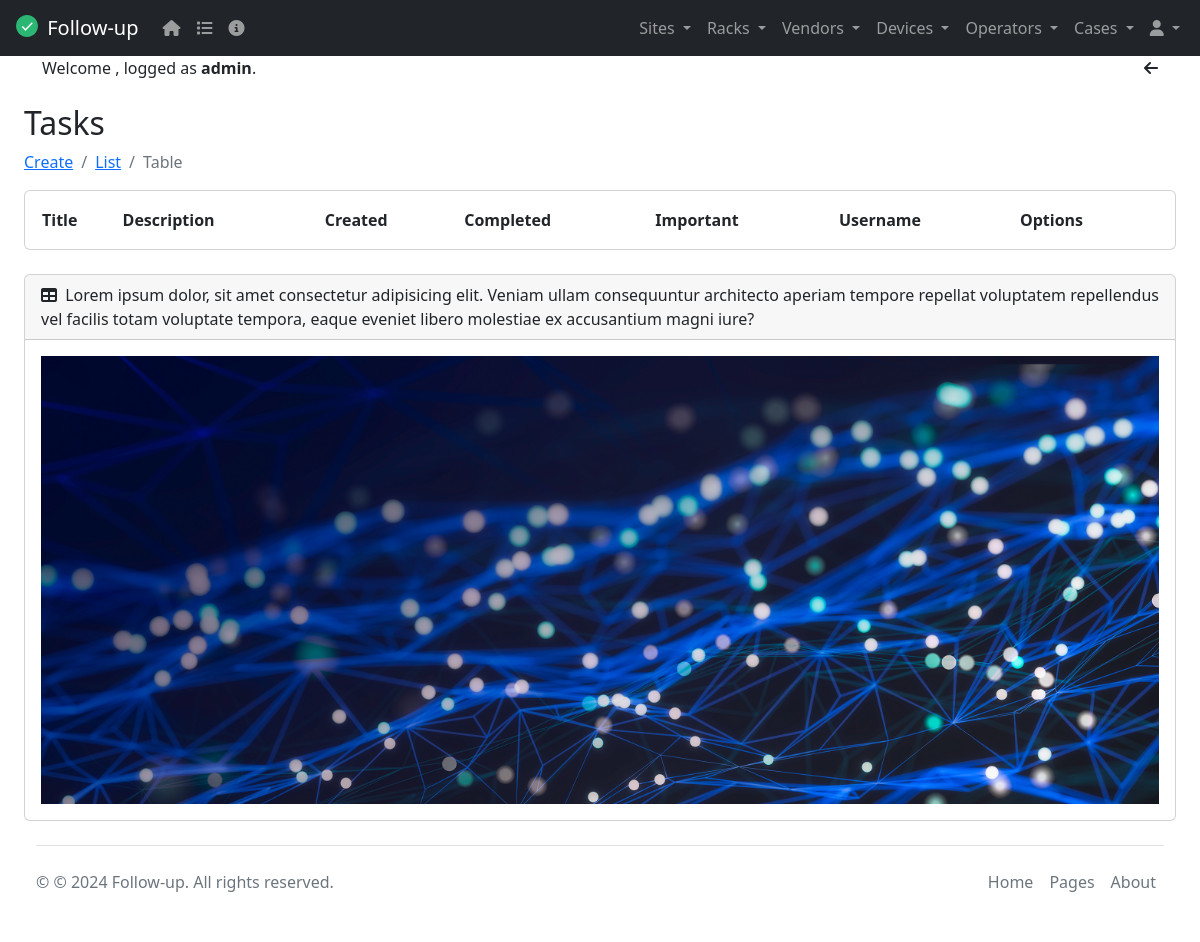
The app's page /task_table/ (signed in), older data.
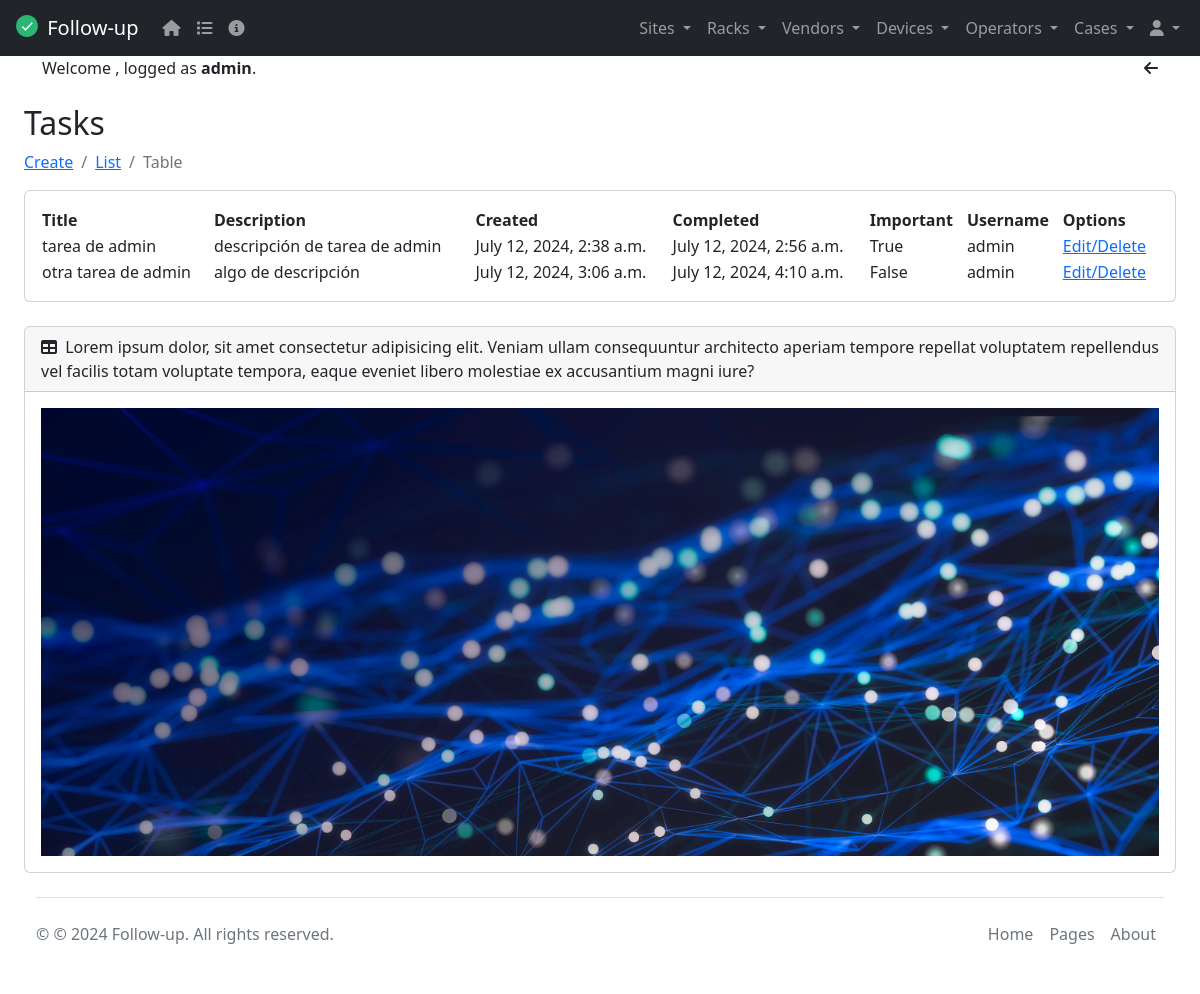
The same page, newer data.
### tasks/models.py (models this page shows, shortened)
class Task(models.Model):
  title = models.CharField(max_length=50)
  description = models.CharField(max_length=100)
  created = models.DateTimeField(auto_now_add=True)
  completed = models.DateTimeField(null=True, blank=True)
  important = models.BooleanField(default=False)
  user = models.ForeignKey(User, on_delete=models.CASCADE)

### tasks/views.py (the view)
# urls.py: path('task_table/', views.task_table, name='task_table'),
@login_required
def task_table(request):
    tasks = Task.objects.filter(user=request.user)
    return render(request, 'task_table.html', {'tasks': tasks})

### tasks/templates/task_table.html
{% extends 'base.html' %}
{% block content %}
<h2 class="mt-4">Tasks</h2>
<nav aria-label="breadcrumb">
  <ol class="breadcrumb">
    <li class="breadcrumb-item"><a href="/task_create">Create</a></li>
    <li class="breadcrumb-item"><a href="/tasks">List</a></li>
    <li class="breadcrumb-item active" aria-current="page">Table</li>
  </ol>
</nav>
<div class="card mb-4">
  <div class="card-body">
    <table id="example" class="display" style="width:100%">
        <thead>
            <tr>
                <th>Title</th>
                <th>Description</th>
                <th>Created</th>
                <th>Completed</th>
                <th>Important</th>
                <th>Username</th>
                <th>Options</th>
            </tr>
        </thead>
        <tbody>
            {% for task in tasks %}
            <tr>
                <td>{{ task.title }}</td>
                <td>{{ task.description }}</td>
                <td>{{ task.created }}</td>
                <td>{{ task.completed }}</td>
                <td>{{ task.important }}</td>
                <td>{{ task.user.username }}</td>
                <td><a href="{% url 'task_detail' task.id %}">Edit/Delete</a></td>
            </tr>
            {% endfor %}
        </tbody>
    </table>
  </div>
</div>
{% endblock %}

### tasks/templates/base.html (shortened to what this page needs)
<!DOCTYPE html>
<html lang="en" data-bs-theme="dark">
  <head>
    <link rel="stylesheet" href="https://cdn.jsdelivr.net/npm/bootstrap@5.2.0/dist/css/bootstrap.min.css">
    <link href="https://cdn.datatables.net/v/dt/jq-3.7.0/jszip-3.10.1/dt-2.0.8/af-2.7.0/b-3.0.2/b-colvis-3.0.2/b-html5-3.0.2/b-print-3.0.2/cr-2.0.3/date-1.5.2/fc-5.0.1/fh-4.0.1/kt-2.12.1/r-3.0.2/rg-1.5.0/rr-1.5.0/sc-2.4.3/sb-1.7.1/sp-2.3.1/sl-2.0.3/sr-1.4.1/datatables.min.css" rel="stylesheet">
    <link rel="stylesheet" href="https://cdnjs.cloudflare.com/ajax/libs/font-awesome/6.5.2/css/all.min.css">
  </head>
  <body>
  {% include 'navbar.html' %}
    <div id="layoutSidenav_content">
      <main>
        <div class="container-fluid px-4">
          {% if user.is_authenticated %}
          <div class="container text-center">
            <div class="row">
              <div class="col">
                <div class="text-start">
                  Welcome <strong>{{request.user.first_name}} {{request.user.last_name}}</strong>,
                  logged as <strong>{{request.user.username}}</strong>.
                </div>
              </div>
              <div class="col col-lg-2">
                <div class="text-end">
                  <i class="fa fa-arrow-left" aria-hidden="true" onclick="window.history.back()"></i>
                </div>
              </div>
            </div>
          </div>
          {% endif %}
          {% block content %}
          {% endblock %}
          {% include 'footer.html' %}
        </div>
      </main>
    </div>
  </body>
</html>

### tasks/templates/navbar.html (shortened to what this page needs)
<nav class="navbar sticky-top navbar-expand-lg navbar-dark bg-dark">
  <div class="container-fluid">
    <a class="navbar-brand" href="/">
      <img src="/media/static/1930264_check_complete_done_green_success_icon.svg" alt="" width="30" height="24" class="d-inline-block align-text-top">
      Follow-up
    </a>
    <ul class="navbar-nav ms-auto">
      <li class="nav-item">
        <a href="/" class="nav-link"><i class="fa-solid fa-house"></i></a>
      </li>
      <li class="nav-item">
        <a href="/pages" class="nav-link"><i class="fa-solid fa-list"></i></a>
      </li>
      <li class="nav-item">
        <a href="/about" class="nav-link"><i class="fa-solid fa-circle-info"></i></a>
      </li>
    </ul>
    <div class="collapse navbar-collapse" id="navbarNavDarkDropdown">
      <ul class="navbar-nav ms-auto">
        {% if user.is_authenticated %}
        <div class="collapse navbar-collapse" id="navbarNavDarkDropdown">
          <ul class="navbar-nav">
            <li class="nav-item dropdown">
              <a class="nav-link dropdown-toggle" href="#" id="navbarDarkDropdownMenuLink" role="button" data-bs-toggle="dropdown" aria-expanded="false">
                Sites
              </a>
            </li>
          </ul>
        </div>
        <div class="collapse navbar-collapse" id="navbarNavDarkDropdown">
          <ul class="navbar-nav">
            <li class="nav-item dropdown">
              <a class="nav-link dropdown-toggle" href="#" id="navbarDarkDropdownMenuLink" role="button" data-bs-toggle="dropdown" aria-expanded="false">
                Racks
              </a>
            </li>
          </ul>
        </div>
        <div class="collapse navbar-collapse" id="navbarNavDarkDropdown">
          <ul class="navbar-nav">
            <li class="nav-item dropdown">
              <a class="nav-link dropdown-toggle" href="#" id="navbarDarkDropdownMenuLink" role="button" data-bs-toggle="dropdown" aria-expanded="false">
                Vendors
              </a>
            </li>
          </ul>
        </div>
        <div class="collapse navbar-collapse" id="navbarNavDarkDropdown">
          <ul class="navbar-nav">
            <li class="nav-item dropdown">
              <a class="nav-link dropdown-toggle" href="#" id="navbarDarkDropdownMenuLink" role="button" data-bs-toggle="dropdown" aria-expanded="false">
                Devices
              </a>
            </li>
          </ul>
        </div>
        <div class="collapse navbar-collapse" id="navbarNavDarkDropdown">
          <ul class="navbar-nav">
            <li class="nav-item dropdown">
              <a class="nav-link dropdown-toggle" href="#" id="navbarDarkDropdownMenuLink" role="button" data-bs-toggle="dropdown" aria-expanded="false">
                Operators
              </a>
            </li>
          </ul>
        </div>
        <div class="collapse navbar-collapse" id="navbarNavDarkDropdown">
          <ul class="navbar-nav">
            <li class="nav-item dropdown">
              <a class="nav-link dropdown-toggle" href="#" id="navbarDarkDropdownMenuLink" role="button" data-bs-toggle="dropdown" aria-expanded="false">
                Cases
              </a>
            </li>
          </ul>
        </div>
        <div class="collapse navbar-collapse" id="navbarNavDarkDropdown">
          <ul class="navbar-nav">
            <li class="nav-item dropdown">
              <a class="nav-link dropdown-toggle" href="#" id="navbarDarkDropdownMenuLink" role="button" data-bs-toggle="dropdown" aria-expanded="false">
                <i class="fa-solid fa-user"></i>
              </a>
                </li>
              </ul>
          </ul>
        </div>
        {% endif %}
    </div>
</nav>

### tasks/templates/footer.html
<div class="card mb-4">
  <div class="card-header">
    <i class="fas fa-table me-1"></i>
      Lorem ipsum dolor, sit amet consectetur adipisicing elit. Veniam ullam consequuntur architecto aperiam tempore repellat voluptatem repellendus vel facilis totam voluptate tempora, eaque eveniet libero molestiae ex accusantium magni iure?
  </div>
  <div class="card-body">
    <img src="/media/static/vecteezy.png" class="img-fluid">
  </div>
</div>
<div class="container-fluid">
    <footer class="d-flex flex-wrap justify-content-between align-items-center py-3 my-4 border-top">
      <p class="col-md-4 mb-0 text-muted">&copy; © 2024 Follow-up. All rights reserved. </p>
      <a href="/" class="col-md-4 d-flex align-items-center justify-content-center mb-3 mb-md-0 me-md-auto link-dark text-decoration-none">
        <svg class="bi me-2" width="40" height="32"><use xlink:href="#bootstrap"/></svg>
      </a>
      <ul class="nav col-md-4 justify-content-end">
        <li class="nav-item"><a href="/" class="nav-link px-2 text-muted">Home</a></li>
        <li class="nav-item"><a href="/pages" class="nav-link px-2 text-muted">Pages</a></li>
        <li class="nav-item"><a href="/about" class="nav-link px-2 text-muted">About</a></li>
      </ul>
    </footer>
</div>

### tasks/templates/base.html (style rules this page uses)
html { scroll-padding-top: 220px; }
body { position: relative; overflow-y: auto; }

Row changes from the older to the newer data that the page shows:
added Task: title "tarea de admin", description "descripción de tarea de admin", created "July 12, 2024, 2:38 a.m.", completed "July 12, 2024, 2:56 a.m.", important "True", user.username "admin"
added Task: title "otra tarea de admin", description "algo de descripción", created "July 12, 2024, 3:06 a.m.", completed "July 12, 2024, 4:10 a.m.", important "False", user.username "admin"
